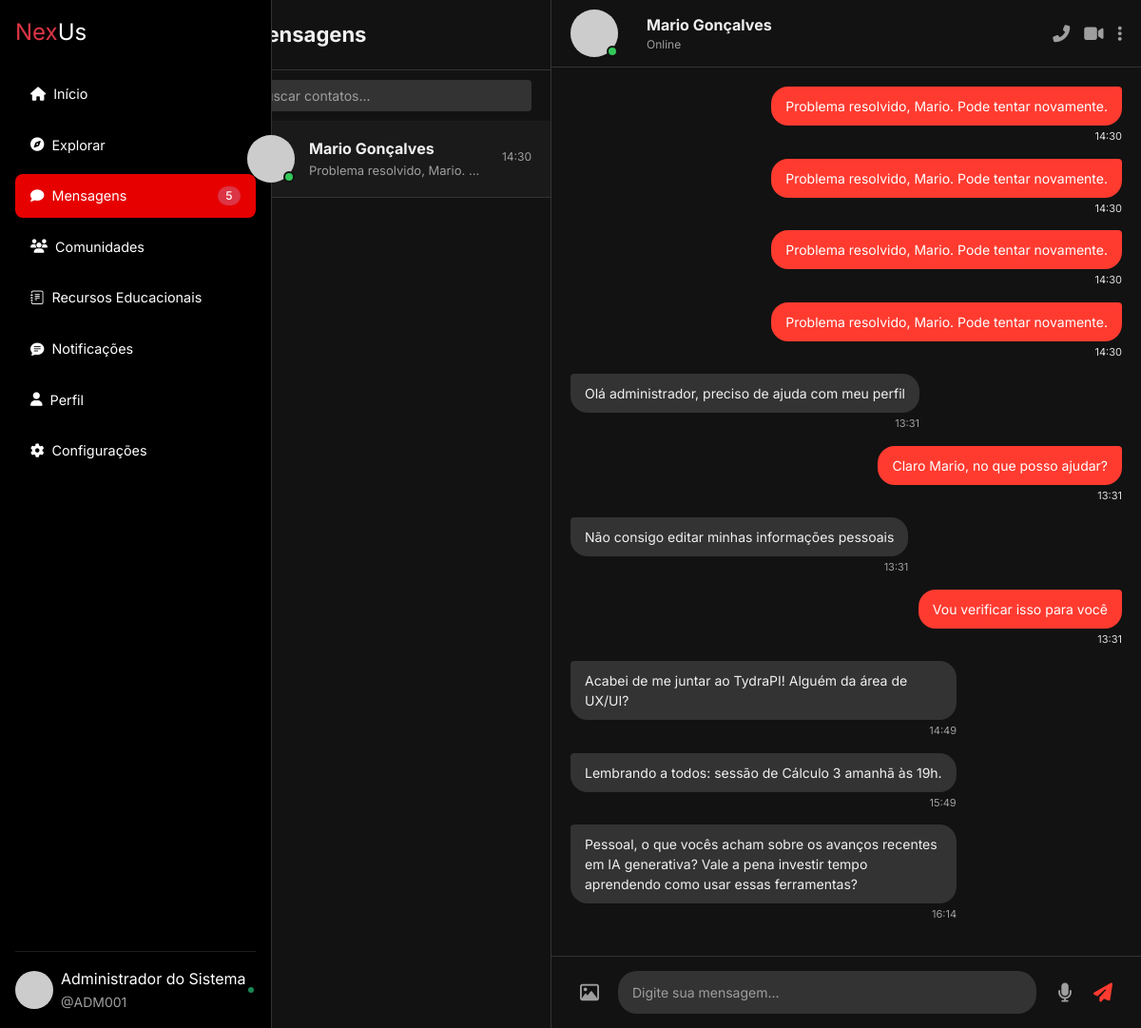
The app's page /chat.php?id=1 (signed in) with its own data.
### tables this page shows
CREATE TABLE `conversas` (
  `id` int(11) NOT NULL,
  `usuario1_id` int(10) UNSIGNED NOT NULL,
  `usuario2_id` int(10) UNSIGNED NOT NULL,
  `data_criacao` datetime DEFAULT current_timestamp()
);

CREATE TABLE `usuario` (
  `idusuario` int(10) UNSIGNED NOT NULL,
  `google_id` varchar(255) DEFAULT NULL,
  `matricula` varchar(50) DEFAULT NULL,
  `idade` tinyint(3) UNSIGNED NOT NULL,
  `foto` varchar(255) DEFAULT NULL,
  `email` varchar(100) NOT NULL,
  `nome` varchar(80) NOT NULL,
  `senha` varchar(255) DEFAULT NULL,
  `data_criacao` datetime NOT NULL DEFAULT current_timestamp(),
  `status` enum('ativo','inativo') NOT NULL DEFAULT 'ativo',
  `criado_em` datetime NOT NULL DEFAULT current_timestamp(),
  `atualizado_em` datetime NOT NULL DEFAULT current_timestamp() ON UPDATE current_timestamp(),
  `admin` tinyint(1) NOT NULL DEFAULT 0
);

CREATE TABLE `mensagens` (
  `id` int(11) NOT NULL,
  `conversa_id` int(11) NOT NULL,
  `remetente_id` int(10) UNSIGNED NOT NULL,
  `conteudo` text NOT NULL,
  `data_envio` datetime DEFAULT current_timestamp(),
  `lida` tinyint(1) DEFAULT 0
);

### functions/chat_functions.php (called while the page is built, shortened)
<?php
function buscarConversasUsuario($pdo, $usuarioId) {
    $sql = "SELECT c.id,
                   CASE
                     WHEN c.usuario1_id = :usuario_id THEN u2.idusuario
                     ELSE u1.idusuario
                   END AS outro_usuario_id,
                   CASE
                     WHEN c.usuario1_id = :usuario_id THEN u2.nome
                     ELSE u1.nome
                   END AS nome,
                   m.conteudo AS ultima_mensagem,
                   m.data_envio AS ultima_mensagem_data,
                   SUM(CASE WHEN m.lida = 0 AND m.remetente_id != :usuario_id THEN 1 ELSE 0 END) AS nao_lidas,
                   'privada' AS tipo  -- Adicione este campo
            FROM conversas c
            JOIN usuario u1 ON u1.idusuario = c.usuario1_id
            JOIN usuario u2 ON u2.idusuario = c.usuario2_id
            LEFT JOIN (
                SELECT conversa_id, MAX(id) AS max_id
                FROM mensagens
                GROUP BY conversa_id
            ) ultima ON ultima.conversa_id = c.id
            LEFT JOIN mensagens m ON m.id = ultima.max_id
            WHERE c.usuario1_id = :usuario_id OR c.usuario2_id = :usuario_id
            GROUP BY c.id
            ORDER BY m.data_envio DESC";
    $stmt = $pdo->prepare($sql);
    $stmt->bindValue(':usuario_id', $usuarioId, PDO::PARAM_INT);
    $stmt->execute();
    return $stmt->fetchAll(PDO::FETCH_ASSOC);
}
function buscarGruposUsuario($pdo, $usuarioId) {
    $sql = "SELECT g.id, g.nome,
                   mg.conteudo AS ultima_mensagem,
                   mg.data_envio AS ultima_mensagem_data,
                   (SELECT COUNT(*) FROM mensagens_grupo mg2
                    WHERE mg2.grupo_id = g.id
                    AND mg2.id > COALESCE((SELECT ultima_visualizacao
                                          FROM grupo_visualizacoes
                                          WHERE grupo_id = g.id
                                          AND usuario_id = :usuario_id), 0)) AS nao_lidas,
                   'grupo' AS tipo  -- Adicione este campo
            FROM grupos g
            JOIN grupo_membros gm ON gm.grupo_id = g.id
            LEFT JOIN (
                SELECT grupo_id, MAX(id) AS max_id
                FROM mensagens_grupo
                GROUP BY grupo_id
            ) ultima ON ultima.grupo_id = g.id
            LEFT JOIN mensagens_grupo mg ON mg.id = ultima.max_id
            WHERE gm.usuario_id = :usuario_id
            ORDER BY mg.data_envio DESC";
    $stmt = $pdo->prepare($sql);
    $stmt->bindValue(':usuario_id', $usuarioId, PDO::PARAM_INT);
    $stmt->execute();
    return $stmt->fetchAll(PDO::FETCH_ASSOC);
}
function buscarMensagensConversa($pdo, $conversaId, $usuarioId) {
    $sqlUpdate = "UPDATE mensagens SET lida = TRUE
                  WHERE conversa_id = :conversa_id
                  AND remetente_id != :usuario_id";
    $stmtUpdate = $pdo->prepare($sqlUpdate);
    $stmtUpdate->bindValue(':conversa_id', $conversaId, PDO::PARAM_INT);
    $stmtUpdate->bindValue(':usuario_id', $usuarioId, PDO::PARAM_INT);
    $stmtUpdate->execute();
    $sql = "SELECT m.*, u.nome AS remetente_nome
            FROM mensagens m
            JOIN usuario u ON u.idusuario = m.remetente_id
            WHERE m.conversa_id = :conversa_id
            ORDER BY m.data_envio ASC";
    $stmt = $pdo->prepare($sql);
    $stmt->bindValue(':conversa_id', $conversaId, PDO::PARAM_INT);
    $stmt->execute();
    return $stmt->fetchAll(PDO::FETCH_ASSOC);
}
function buscarOutroUsuarioConversa($pdo, $conversaId, $usuarioAtualId) {
    $sql = "SELECT u.idusuario, u.nome, u.email
            FROM conversas c
            JOIN usuario u ON u.idusuario = CASE
                WHEN c.usuario1_id = :usuario_id THEN c.usuario2_id
                ELSE c.usuario1_id
            END
            WHERE c.id = :conversa_id";
    $stmt = $pdo->prepare($sql);
    $stmt->bindValue(':conversa_id', $conversaId, PDO::PARAM_INT);
    $stmt->bindValue(':usuario_id', $usuarioAtualId, PDO::PARAM_INT);
    $stmt->execute();
    return $stmt->fetch(PDO::FETCH_ASSOC);
}

### chat.php (the view, shortened to what this page needs)
<?php
require 'includes/conexao.php';
require 'functions/chat_functions.php';
$usuarioAtualId = $_SESSION['usuario_id'];
$active_conversation_id = 0;
$active_group_id = 0;
$outroUsuario = null;
if (isset($_GET['id'])) {
    $active_conversation_id = intval($_GET['id']);
} elseif (isset($_GET['grupo_id'])) {
    $active_group_id = intval($_GET['grupo_id']);
} elseif (isset($_GET['usuario_id'])) {
    $outroUsuarioId = intval($_GET['usuario_id']);
    $active_conversation_id = criarOuBuscarConversa($pdo, $usuarioAtualId, $outroUsuarioId);
}
$conversasPrivadas = buscarConversasUsuario($pdo, $usuarioAtualId);
$grupos = buscarGruposUsuario($pdo, $usuarioAtualId);
$conversations = array_merge($conversasPrivadas, $grupos);
usort($conversations, function ($a, $b) {
    $timeA = strtotime($a['ultima_mensagem_data'] ?? '1970-01-01');
    $timeB = strtotime($b['ultima_mensagem_data'] ?? '1970-01-01');
    return $timeB - $timeA;
});
$mensagens = [];
if ($active_conversation_id > 0) {
    $mensagens = buscarMensagensConversa($pdo, $active_conversation_id, $usuarioAtualId);
    $outroUsuario = buscarOutroUsuarioConversa($pdo, $active_conversation_id, $usuarioAtualId);
} elseif ($active_group_id > 0) {
    $mensagens = buscarMensagensGrupo($pdo, $active_group_id, $usuarioAtualId);
    $grupoAtivo = buscarGrupo($pdo, $active_group_id);
}
function gerarAvatar($nome)
{
    $nomeCodificado = urlencode($nome);
    $cor = substr(md5($nome), 0, 6);
    return "https://ui-avatars.com/api/?name=$nomeCodificado&background=$cor&color=fff";
}
?>
<!DOCTYPE html>
<html lang="pt-BR">
<head>
    <?php include 'includes/header.php' ?>
</head>
<body>
    <?php include 'includes/sidebar.php' ?>
    <div class="chat-container">
        <div class="conversation-list">
            <div class="conversation-list-header">
                Mensagens
            </div>
            <div class="search-container-chat">
                <input type="text" class="search-bar" placeholder="Buscar contatos..." aria-label="Buscar">
            </div>
            <?php foreach ($conversations as $conversa): ?>
                <?php
                $isGroup = isset($conversa['tipo']) && $conversa['tipo'] === 'grupo';
                ?>
                <a href="<?= $isGroup ? 'chat.php?grupo_id=' . $conversa['id'] : 'chat.php?id=' . $conversa['id'] ?>" class="text-decoration-none">
                    <div class="conversation-item <?=
                                                    ($isGroup && $active_group_id == $conversa['id']) ||
                                                        (!$isGroup && $active_conversation_id == $conversa['id']) ? 'active' : ''
                                                    ?>">
                        <div class="avatar-wrapper">
                            <img src="<?= gerarAvatar($conversa['nome']) ?>"
                                alt="<?= htmlspecialchars($conversa['nome']) ?>"
                                class="avatar">
                            <?php if (!$isGroup): ?>
                                <div class="online-indicator"></div>
                            <?php endif; ?>
                        </div>
                        <div class="conversation-info">
                            <div class="conversation-name">
                                <?= htmlspecialchars($conversa['nome']) ?>
                            </div>
                            <div class="conversation-message">
                                <?= htmlspecialchars($conversa['ultima_mensagem'] ?? 'Sem mensagens') ?>
                            </div>
                        </div>
                        <div class="conversation-meta">
                            <div class="timestamp">
                                <?= $conversa['ultima_mensagem_data'] ? date('H:i', strtotime($conversa['ultima_mensagem_data'])) : '' ?>
                            </div>
                        </div>
                    </div>
                </a>
            <?php endforeach; ?>
        </div>
        <div class="chat-area">
            <?php if ($active_conversation_id > 0 && $outroUsuario): ?>
                <div class="chat-header">
                    <div class="chat-header-info">
                        <div class="avatar-wrapper">
                            <img src="<?= gerarAvatar($outroUsuario['nome']) ?>"
                                alt="<?= htmlspecialchars($outroUsuario['nome']) ?>"
                                class="avatar">
                            <div class="online-indicator"></div>
                        </div>
                        <div>
                            <div class="chat-header-name"><?= htmlspecialchars($outroUsuario['nome']) ?></div>
                            <div class="chat-status">Online</div>
                        </div>
                    </div>
                    <div class="chat-actions">
                        <button class="chat-action-btn">
                            <i class="fas fa-phone-alt"></i>
                        </button>
                        <button class="chat-action-btn">
                            <i class="fas fa-video"></i>
                        </button>
                        <button class="chat-action-btn">
                            <i class="fas fa-ellipsis-v"></i>
                        </button>
                    </div>
                </div>
                <div id="messageArea" class="message-area">
                    <?php foreach ($mensagens as $mensagem): ?>
                        <div class="message <?= $mensagem['remetente_id'] == $usuarioAtualId ? 'message-sender' : 'message-receiver' ?>">
                            <div class="message-content">
                                <?= htmlspecialchars($mensagem['conteudo']) ?>
                            </div>
                            <div class="message-time">
                                <?= date('H:i', strtotime($mensagem['data_envio'])) ?>
                            </div>
                        </div>
                    <?php endforeach; ?>
                </div>
                <form method="POST" class="message-input-area">
                    <button type="button" class="message-action-btn">
                        <i class="far fa-image"></i>
                    </button>
                    <input type="text" name="conteudo" class="message-input"
                        placeholder="Digite sua mensagem..." aria-label="Mensagem" required>
                    <button type="button" class="message-action-btn">
                        <i class="fas fa-microphone"></i>
                    </button>
                    <button type="submit" class="message-action-btn send-btn">
                        <i class="fas fa-paper-plane"></i>
                    </button>
                </form>
            <?php endif; ?>
        </div>
    </div>
</body>
</html>

### records on screen
conversas: nome "Mario Gonçalves", ultima_mensagem "Problema resolvido, Mario.…", ultima_mensagem_data "14:30"
usuario: nome "Mario Gonçalves"
mensagens: conteudo "Problema resolvido, Mario. Pode tentar novamente.", data_envio "14:30"
mensagens: conteudo "Problema resolvido, Mario. Pode tentar novamente.", data_envio "14:30"
mensagens: conteudo "Problema resolvido, Mario. Pode tentar novamente.", data_envio "14:30"
mensagens: conteudo "Problema resolvido, Mario. Pode tentar novamente.", data_envio "14:30"
mensagens: conteudo "Olá administrador, preciso de ajuda com meu perfil", data_envio "13:31"
mensagens: conteudo "Claro Mario, no que posso ajudar?", data_envio "13:31"
mensagens: conteudo "Não consigo editar minhas informações pessoais", data_envio "13:31"
mensagens: conteudo "Vou verificar isso para você", data_envio "13:31"
mensagens: conteudo "Acabei de me juntar ao TydraPI! Alguém da área de UX/UI?", data_envio "14:49"
mensagens: conteudo "Lembrando a todos: sessão de Cálculo 3 amanhã às 19h.", data_envio "15:49"
mensagens: conteudo "Pessoal, o que vocês acham sobre os avanços recentes em IA generativa? Vale a pena investir tempo aprendendo como usar essas ferramentas?", data_envio "16:14"

### other values on screen
$totalMensagensNaoLidas "5"
$usuarioNome "Administrador do Sistema"
$usuarioMatricula "ADM001"
